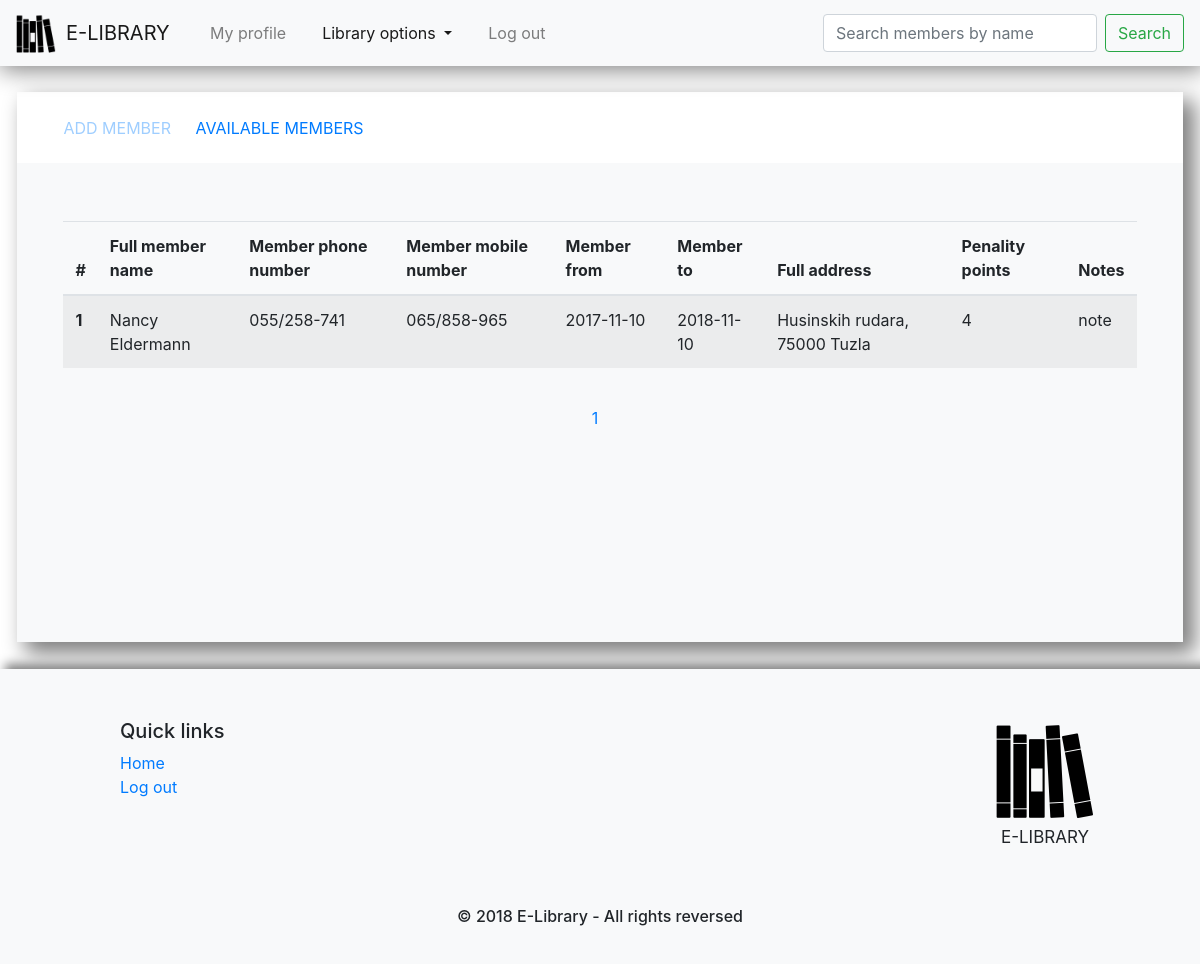
Page /interface/pages/membership-management.php?page=1 (signed in) on the committed database.
### tables this page shows
CREATE TABLE `member` (
  `id_member` int(11) NOT NULL,
  `member_phone` varchar(255) NOT NULL,
  `member_mobile` varchar(255) NOT NULL,
  `member_from` date NOT NULL,
  `member_to` date NOT NULL,
  `penality_points` int(11) NOT NULL,
  `notes` text NOT NULL,
  `id_address` int(11) NOT NULL,
  `id_user` int(11) NOT NULL
);

CREATE TABLE `user` (
  `id_user` int(11) NOT NULL,
  `firstname` varchar(255) NOT NULL,
  `lastname` varchar(255) NOT NULL,
  `date_of_birth` date NOT NULL,
  `e_mail` varchar(50) NOT NULL,
  `username` varchar(20) NOT NULL,
  `password` varchar(255) NOT NULL,
  `approval` tinyint(4) NOT NULL DEFAULT '0',
  `status` tinyint(4) NOT NULL DEFAULT '1',
  `id_role` int(11) NOT NULL DEFAULT '0'
);

CREATE TABLE `address` (
  `id_address` int(11) NOT NULL,
  `zip_code` int(11) NOT NULL,
  `street_address` varchar(255) NOT NULL,
  `city` varchar(255) NOT NULL
);

### data/data_access/memberDAO.php (called while the page is built, shortened)
<?php
	require_once __DIR__.'/../../data/data_connect/connection.php';
	require_once __DIR__.'/../../data/data_access/addressDAO.php';
	require_once __DIR__.'/../../data/data_access/userDAO.php';
	require_once __DIR__.'/../../data/data_models/membership.php';
	require_once __DIR__.'/../../data/data_models/user.php';
	class memberDAO extends connection implements query_interface{
		public function get_all(){
			$connection = $this->get_connection();
			$sql = "SELECT * FROM member";
			$statement = $connection->prepare($sql);
			$statement->execute();
			$results = $statement->get_result();
			$memberships = array();
			if ($results->num_rows > 0) {
				while($row = $results->fetch_assoc()) {
					$addressDao = new addressDAO();
					$userDao = new userDAO();
					$address = $addressDao->get_by_id($row["id_address"]);
					$user = $userDao->get_by_id($row["id_user"]);
					$membership = new member($row["member_phone"],$row["member_mobile"],$row["member_from"],
								     $row["member_to"],$row["penality_points"],
								     $row["notes"], $address, $user);
					$membership->set_id_member($row["id_member"]);
					array_push($memberships,$membership);
				}
			}
			return $memberships;
		}
		public function get_in_range($from, $limit){
			$connection = $this->get_connection();
			$sql = "SELECT * FROM member LIMIT ?,?";
			$statement = $connection->prepare($sql);
			$statement->bind_param("ii", $from, $limit);
			$statement->execute();
			$results = $statement->get_result();
			$memberships = array();
			if ($results->num_rows > 0) {
				while($row = $results->fetch_assoc()) {
					$addressDao = new addressDAO();
					$userDao = new userDAO();
					$address = $addressDao->get_by_id($row["id_address"]);
					$user = $userDao->get_by_id($row["id_user"]);
					$membership = new member($row["member_phone"],$row["member_mobile"],$row["member_from"],
								     $row["member_to"],$row["penality_points"],
								     $row["notes"], $address, $user);
					$membership->set_id_member($row["id_member"]);
					array_push($memberships,$membership);
				}
			}
			return $memberships;
		}
	}
?>

### data/data_access/addressDAO.php (called while the page is built, shortened)
<?php
	require_once __DIR__.'/../../data/data_connect/connection.php';
	require_once __DIR__.'/../../data/data_models/address.php';
	class addressDAO extends connection implements query_interface{
		public function get_by_id($id){
			$connection = $this->get_connection();
			$sql = "SELECT * FROM address WHERE id_address = ? ";
			$statement = $connection->prepare($sql);
			$statement->bind_param("i",$id);
			$statement->execute();
			$result = $statement->get_result();
			if ($result->num_rows == 1) {
				$row = $result->fetch_assoc();
				$address = new address($row["zip_code"],$row["street_address"],$row["city"]);
				$address->set_id_address($row["id_address"]);
				return $address;
			}
			return null;
		}
	}
?>

### data/data_access/userDAO.php (called while the page is built, shortened)
<?php
	require_once __DIR__.'/../../data/data_connect/connection.php';
	require_once __DIR__.'/../../data/data_access/roleDAO.php';
	require_once __DIR__.'/../../data/data_models/user.php';
	class userDAO extends connection implements query_interface{
		public function get_by_id($id){
			$connection = $this->get_connection();
			$sql = "SELECT * FROM user WHERE id_user = ? ";
			$statement = $connection->prepare($sql);
			$statement->bind_param("i",$id);
			$statement->execute();
			$result = $statement->get_result();
			$roleDao = new roleDAO();
			if ($result->num_rows == 1) {
				$row = $result->fetch_assoc();
				$role = $roleDao->get_by_id($row["id_role"]);
				$user = new user($row["firstname"],$row["lastname"],$row["date_of_birth"],$row["e_mail"],
					$row["username"],$row["password"],$row["approval"],$row["status"],$role);
				$user->set_id_user($row["id_user"]);
				return $user;
			}
			return null;
		}
	}
?>

### data/data_access/roleDAO.php (called while the page is built, shortened)
<?php
	require_once __DIR__.'/../../data/data_connect/connection.php';
	class roleDAO extends connection implements query_interface{
		public function get_by_id($id){
			$connection = $this->get_connection();
			$sql = "SELECT * FROM role WHERE id_role = ? ";
			$statement = $connection->prepare($sql);
			$statement->bind_param("i",$id);
			$statement->execute();
			$result = $statement->get_result();
			if ($result->num_rows == 1) {
				$row = $result->fetch_assoc();
				$role = new role($row["role_title"]);
				$role->set_id_role($row["id_role"]);
				return $role;
			}
			return null;
		}
	}
?>

### data/data_connect/connection.php (called while the page is built, shortened)
<?php
	class connection {
		public function get_connection(){
			$this->_connection = mysqli_connect("localhost", "root", "", "library");
			return $this->_connection;
		}
	}
?>

### data/data_models/membership.php (called while the page is built, shortened)
<?php
	class member {
		protected $_member_phone;
		protected $_member_mobile;
		protected $_member_from;
		protected $_member_to;
		protected $_penality_points;
		protected $_notes;
		protected $_member_address;
		protected $_user;
		public function __construct ($member_phone, $member_mobile, $member_from, $member_to, $penality_points, $notes, $member_address, $user) {
			$this->_member_phone = $member_phone;
			$this->_member_mobile = $member_mobile;
			$this->_member_from = $member_from;
			$this->_member_to = $member_to;
			$this->_penality_points = $penality_points;
			$this->_notes = $notes;
			$this->_member_address = $member_address;
			$this->_user = $user;
    		}
   		public function get_member_phone() {
			return $this->_member_phone;
		}
   		public function get_member_mobile() {
			return $this->_member_mobile;
		}
   		public function get_member_from() {
			return $this->_member_from;
		}
   		public function get_member_to() {
			return $this->_member_to;
		}
    		public function get_penality_points() {
			return $this->_penality_points;
		}
    		public function get_notes() {
			return $this->_notes;
		}
   		public function get_member_address() {
			return $this->_member_address;
		}
    		public function get_user() {
			return $this->_user;
		}
	}
?>

### data/data_models/user.php (called while the page is built, shortened)
<?php
	class user {
		protected $_firstname;
		protected $_lastname;
		public function __construct ($firstname, $lastname, $date_of_birth, $e_mail, $username, $password, $approval, $status, $role) {
			$this->_firstname = $firstname;
			$this->_lastname = $lastname;
    		}
   		public function get_firstname() {
			return $this->_firstname;
		}
   		public function get_lastname() {
			return $this->_lastname;
		}
	}
?>

### data/data_models/address.php (called while the page is built, shortened)
<?php
class address{
	protected $_zip_code;
	protected $_street_address;
	protected $_city;
	public function __construct($zip_code, $street_address, $city){
		$this->_zip_code = $zip_code;
		$this->_street_address = $street_address;
		$this->_city = $city;
	}
	public function get_zip_code(){
		return $this->_zip_code;
	}
	public function get_street_address(){
		return $this->_street_address;
	}
	public function get_city(){
		return $this->_city;
	}
}
?>

### interface/pages/membership-management.php (the view, shortened to what this page needs)
<?php
	require_once __DIR__.'/../../data/data_access/memberDAO.php';
	require_once __DIR__.'/../../data/data_controllers/membership_management_controller.php';
	$helper = new helpers();
	$id = 1;
	$memberDao = new memberDAO();
	$max_records = 5;
	if(isset($_GET["page"])){
		$page_number = $_GET["page"];
		$from = ($page_number*$max_records)-$max_records;
	}
	else{
		$from = 0;
	}
	if(isset($_GET["search"])){
		$memberships = $memberDao->get_by_name_in_range($_GET["search-input"],$from,$max_records);
		$memberships_count = $memberDao->count_by_name($_GET["search-input"]);
	}
	else{
		$memberships = $memberDao->get_all();
		$memberships_count = count($memberships);
		$memberships = $memberDao->get_in_range($from,$max_records);
	}
	$pages_count = ceil($memberships_count/$max_records);
?>
<!DOCTYPE HTML>
<html>
	<head>
		<link rel="stylesheet" href="../styles/css/bootstrap.min.css" />
		<link rel="stylesheet" href="../styles/bootstrap-nav-fix.css" />
		<link rel="stylesheet" href="../styles/bootstrap-form-fix.css" />
		<link rel="stylesheet" href="../styles/page.css" />
		<link rel="stylesheet" href="../styles/footer.css" />
	</head>
	<body>
		<nav class="navbar navbar-expand-lg nav-fix sticky-top navbar-light bg-light">
			<a class="navbar-brand" href="javascript:void(0);"><div class="nav-logo-wrap"><div class="nav-logo"></div> <span class="nav-text">E-LIBRARY</span></div> </a>
			<ul class="navbar-nav mr-auto">
				<li class="nav-item">
					<a class="nav-link" href="/project/interface/pages/user-profile.php">My profile</a>
				</li>
				<li class="nav-item dropdown">
					<a class="nav-link dropdown-toggle active" href="javascript:void(0);" id="navbarLibraryDropdown" role="button" data-toggle="dropdown"><span class="sr-only">(current)</span>
						Library options
					</a>
				</li>
				<li class="nav-item">
					<form id="logout" method="get" action="">
						<a class="nav-link" href="javascript:void(0);" onclick="document.getElementById('logout').submit();">Log out</a>
					</form>
				</li>
			</ul>
			<form class="form-inline my-2 my-lg-0" method="get">
				<input class="form-control mr-sm-2" type="search" name="search-input" placeholder="Search members by name">
				<button class="btn btn-outline-success my-2 my-sm-0" type="submit" name="search" value="search">Search</button>
			</form>
	</nav>
	<div class="page-body-wrap">
		<div class="page-body">
			<div class="body-nav">
			<ul id="tabs">
				<li  id="tab-1" onclick="show_selected_view(this);" class="available-tab <?php $helper->print_active_tab_class() ?>"><a href="javascript:void(0);">Add member</a></li>
				<li  id="tab-2" onclick="show_selected_view(this);" class="available-tab <?php $helper->print_active_tab_class(true) ?>"><a href="javascript:void(0);">Available members</a></li>
			</div>
			<div id="views">
				<div id="tab1-view" class="<?php $helper->print_hide_view_class(); ?>" >
				</div>
				<div id="tab2-view" class="<?php $helper->print_hide_view_class(true); ?>" >
					<div class="table-container">
						<table class="table table-striped">
							<thead>
								<tr>
									<th scope="col">#</th>
									<th scope="col">Full member name</th>
									<th scope="col">Member phone number</th>
									<th scope="col">Member mobile number</th>
									<th scope="col">Member from</th>
									<th scope="col">Member to</th>
									<th scope="col">Full address</th>
									<th scope="col">Penality points</th>
									<th scope="col">Notes</th>
								</tr>
							</thead>
							<tbody>
								<?php foreach($memberships as $member){
								?>
									<tr>
										<th scope="row"><?php echo $id?></th>
										<td><?php echo $member->get_user()->get_firstname()." ".$member->get_user()->get_lastname(); ?></td>
										<td><?php echo $member->get_member_phone(); ?></td>
										<td><?php echo $member->get_member_mobile(); ?></td>
										<td><?php echo $member->get_member_from(); ?></td>
										<td><?php echo $member->get_member_to(); ?></td>
										<td><?php echo $member->get_member_address()->get_street_address().", ".$member->get_member_address()->get_zip_code()." ".$member->get_member_address()->get_city(); ?></td>
										<td><?php echo $member->get_penality_points(); ?></td>
										<td><?php echo $helper->empty_manage($member->get_notes()); ?></td>
									</tr>
								<?php	$id = $id + 1;
								}
								?>
							</tbody>
						</table>
						<div id="table-nums" class="table-nums"><?php
						$i = 1;
						echo "<span>";
						while($i <= $pages_count){
							echo "<a id='a".$i."' ";
							if(isset($_GET["page"])){
								if($i==$_GET["page"]){
									echo "class=page-active" ;
								}
							}
							else{
								if($i==1){
									echo "class=page-active";
								}
							}
							echo " onclick=mark_page_as_active('table-nums',this);";
							echo " href=membership-management.php";
							if(!isset($_GET["search"])){
								echo "?page=".$i;
							}
							else{
								echo "?page=".$i."&search-input=".$_GET["search-input"]."&search=search";
							}
							echo ">".$i;
							$i = $i+1; ?>
							</a><?php
						}
					?>
						</span>
						</div>
					</div>
				</div>
			</div>
		</div>
	</div>
	<div class="footer-container">
		<div class="row text-center text-xs-center text-sm-left text-md-left justify">
			<div class="col-xs-12 col-sm-4 col-md-4 links">
				<h5>Quick links</h5>
				<ul class="list-unstyled quick-links">
					<li><a href="/project/interface/pages/user-profile.php">Home</a></li>
					<li>
						<form id="log-out" method="get" action="">
							<a href="javascript:void(0);" onclick="document.getElementById('log-out').submit();">
								Log out
							</a>
						</form>
					</li>
				</ul>
			</div>
			<div class="footer-logo-wrap  text-center text-xs-center text-sm-left text-md-left "><div class="footer-logo"></div><div class="footer-logo-text">E-LIBRARY</div></div>
		</div>
		<div class="row">
			<div class="col-xs-12 col-sm-12 col-md-12 mt-2 mt-sm-2 text-center col-spacing">
				<p class="h6">&copy 2018 E-Library - All rights reversed</p>
			</div>
		</div>
	</div>
</body>
</html>

### rows in the picture
member: id_user.firstname "Nancy", id_user.lastname "Eldermann", member_phone "055/258-741", member_mobile "065/858-965", member_from "2017-11-10", member_to "2018-11-10", id_address.street_address "Husinskih rudara", id_address.zip_code "75000", id_address.city "Tuzla", id_user.id_user "4", notes "note"
